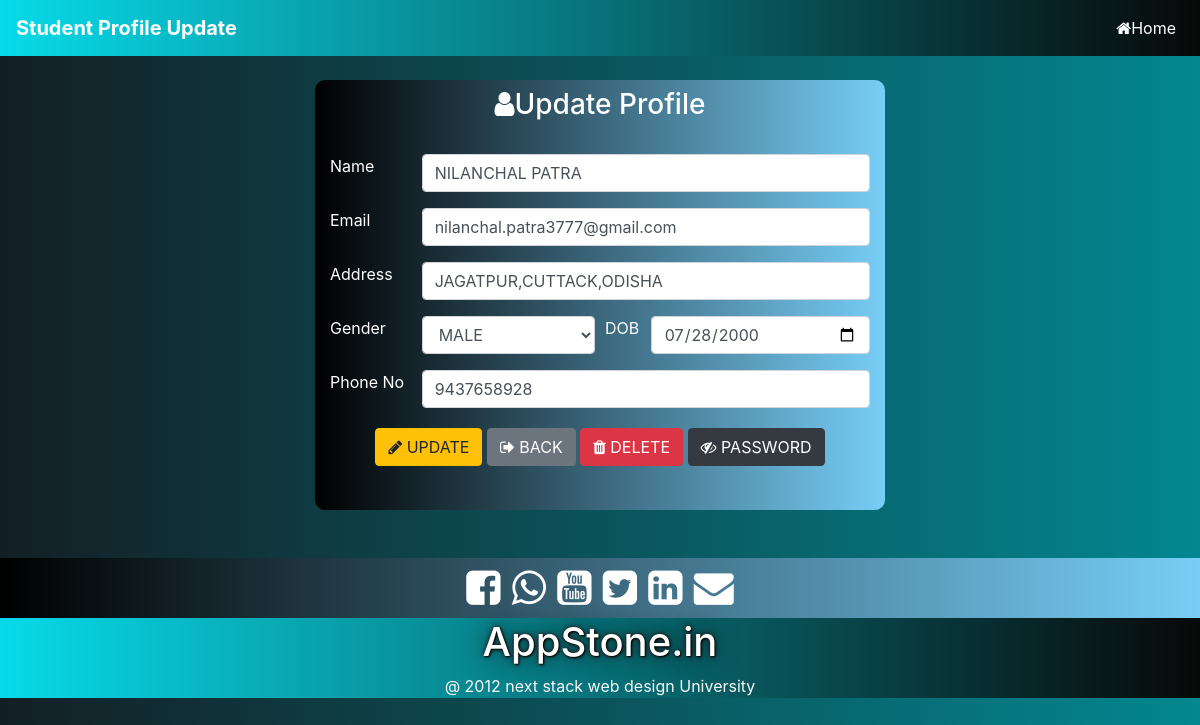
Page /student/Profile/Profile_Update.php (signed in) on the committed database.
### tables this page shows
CREATE TABLE `student` (
  `s_id` int(11) NOT NULL,
  `s_name` varchar(255) NOT NULL,
  `email` varchar(255) NOT NULL,
  `mobile` varchar(255) NOT NULL,
  `gender` varchar(25) NOT NULL,
  `dob` date NOT NULL,
  `s_address` varchar(255) NOT NULL,
  `s_password` varchar(255) NOT NULL
);

### student/Profile/Profile_Update.php (the view, shortened to what this page needs)
<!DOCTYPE html>
<html lang="en">
<head>
    <link rel="stylesheet" href="../../style/bootstrap.min.css">
    <link rel="stylesheet" href="https://stackpath.bootstrapcdn.com/font-awesome/4.7.0/css/font-awesome.min.css">
    <link rel="stylesheet" href="../design/style.css">
</head>
<body>
    <header>
        <nav class="navbar navbar-expand-lg navbar-dark bg-dark">
            <a class="navbar-brand text-capitalize"><b> Student Profile Update </b></a>
            <div class="collapse navbar-collapse" id="navbarSupportedContent">
              <ul class="navbar-nav ml-auto">
                <li class="nav-item active">
                  <a class="nav-link" href="../Student_View.php"><i class="fa fa-home" aria-hidden="true"></i>Home <span class="sr-only">(current)</span></a>
                </li>
              </ul>
            </div>
          </nav>
    </header>
<?php
if(isset($_SESSION['user_id']))
{
    $conn = new mysqli("localhost","root","","question_bank_db");
    $user_id = $_SESSION['user_id'];
    $sql = "SELECT * FROM student WHERE email='$user_id'";
    $result = $conn->query($sql);
    if($result->num_rows > 0)
    {
        $row = $result->fetch_assoc();
        $name = $row['s_name'];
        $email = $row['email'];
        $mobile = $row['mobile'];
        $address = $row['s_address'];
        $gender = $row['gender'];
        $dob = $row['dob'];
        echo '<section>
                    <div class="container">
                        <div class="row">
                        <div class="col-lg-6 col-md-6 col-12 mx-auto my-4" id="s_register">
                                <form action="Profile_Update_data.php" method="POST">
                                    <h3 class="text-center text-capitalize my-2"><i class="fa fa-user" aria-hidden="true"></i>Update Profile</h3>
                                    <br>
                                    <div class="form-row">
                                        <div class="form-group col-md-2">
                                            <label>Name</label>
                                        </div>
                                        <div class="form-group col-md-10">
                                            <input type="text" class="form-control" name="t_name" value="'.$name.'" required>
                                        </div>
                                    </div>
                                    <div class="form-row">
                                        <div class="form-group col-md-2">
                                            <label>Email</label>
                                        </div>
                                        <div class="form-group col-md-10">
                                            <input type="text" class="form-control" name="e_mail" value="'.$email.'" required>
                                        </div>
                                    </div>
                                    <div class="form-row">
                                        <div class="form-group col-md-2">
                                            <label>Address</label>
                                        </div>
                                        <div class="form-group col-md-10">
                                            <input type="text" class="form-control" name="address" value="'.$address.'" required>
                                        </div>
                                    </div>
                                    <div class="form-row">
                                        <div class="form-group col-md-2">
                                            <label>Gender</label>
                                        </div>
                                        <div class="form-group col-md-4">
                                            <select id="inputState" name="gender" class="form-control" required>';
                                                if($gender === "FEMALE"){
                                                    echo '<option value="'.$gender.'">'.$gender.'</option>
                                                          <option value="MALE">MALE</option>
                                                          <option value="OTHER">OTHER</option>';
                                                }
                                                else if($gender === "MALE"){
                                                    echo '<option value="'.$gender.'">'.$gender.'</option>
                                                          <option value="FEMALE">FEMALE</option>
                                                          <option value="OTHER">OTHER</option>';
                                                }
                                                else{
                                                    echo '<option value="'.$gender.'">'.$gender.'</option>
                                                          <option value="FEMALE">FEMALE</option>
                                                          <option value="MALE">MALE</option>';
                                                }
                                        echo '</select>
                                        </div>
                                        <div class="form-group col-md-1">
                                            <label>DOB</label>
                                        </div>
                                        <div class="form-group col-md-5">
                                            <input type="date" class="form-control" name="dob" value="'.$dob.'" required>
                                        </div>
                                    </div>
                                    <div class="form-row">
                                        <div class="form-group col-md-2">
                                            <label>Phone No</label>
                                        </div>
                                        <div class="form-group col-md-10">
                                            <input type="number" class="form-control" name="phone_no" value="'.$mobile.'" required>
                                        </div>
                                    </div>
                                    <div class="form-row mb-4">
                                       <div class="form-group col-md-12 text-center">
                                            <button type="submit" name="UPDATE_STUDENT" class="btn btn-warning my-1"><i class="fa fa-pencil fa-1x" aria-hidden="true"></i> UPDATE</button>
                                            <a href="../Student_View.php"><button type="button" class="btn btn-secondary my-1"><i class="fa fa-sign-out" aria-hidden="true"></i> BACK</button></a>
                                            <a type="button" onclick="return check()" class="btn btn-danger my-1"  href="./Profile_Delete.php"><i class="fa fa-trash fa-1x" aria-hidden="true"></i> DELETE</a>
                                            <a type="button" class="btn btn-dark my-1" href="./Profile_Password.php" ><i class="fa fa-eye-slash" aria-hidden="true"></i> PASSWORD</a>
                                        </div>
                                    </div>
                                </form>
                            </div>
                        </div>
                    </div>
                </section>';
    }
}
else{
    header("location:../student_login.html");
}
?>
     <section >
        <div class="container-fluid bg-secondary mt-4" style="font-size:40px;" id="footer1">
          <div class="row justify-content-lg-center" >
            <div class="col-lg-8 col-md-10 col-12 text-center">
              <i class="fa fa-facebook-square" aria-hidden="true"></i>
              <i class="fa fa-whatsapp" aria-hidden="true"></i>
              <i class="fa fa-youtube-square" aria-hidden="true"></i>
              <i class="fa fa-twitter-square" aria-hidden="true"></i>
              <i class="fa fa-linkedin-square" aria-hidden="true"></i>
              <i class="fa fa-envelope" aria-hidden="true"></i>
            </div>
           </div>
        </div>
    </section>
    <section>
        <div class="container-fluid bg-dark" id="footer2">
          <div class="row justify-content-lg-center">
            <div class="col-lg-6 col-md-6 col-12 text-center">
              <h1 class="text-center">AppStone.in</h1>
                <a class="text-light">@ 2012 next stack web design University</a>
            </div>
          </div>
        </div>
   </section>
</body>
</html>

### student/design/style.css (style rules this page uses)
#s_register { background: linear-gradient(to right, #000000 0%,#77cef7 100%); color: #ffffff; border-radius: 10px; }
nav { background: linear-gradient(to right, #08dae9 0%,#080808 100%); }
h1 { color: rgb(255, 255, 255); text-shadow: 1px 1px 2px #000000, 0px 0px 25px #0c0c0cc4, 0px 0px 5px#330909; }
body { background: linear-gradient(to right, #131f24 0%, #038791 100%); color: #ffffff; }
#footer1 { background: linear-gradient(to right, #000000 0%,#77cef7 100%); }
#footer2 { background: linear-gradient(to right, #08dae9 0%,#080808 100%); }

### rows in the picture
student: t_name "NILANCHAL PATRA", e_mail "nilanchal.patra3777@gmail.com", address "JAGATPUR,CUTTACK,ODISHA", gender "MALE", dob "07/28/2000", phone_no "9437658928"
